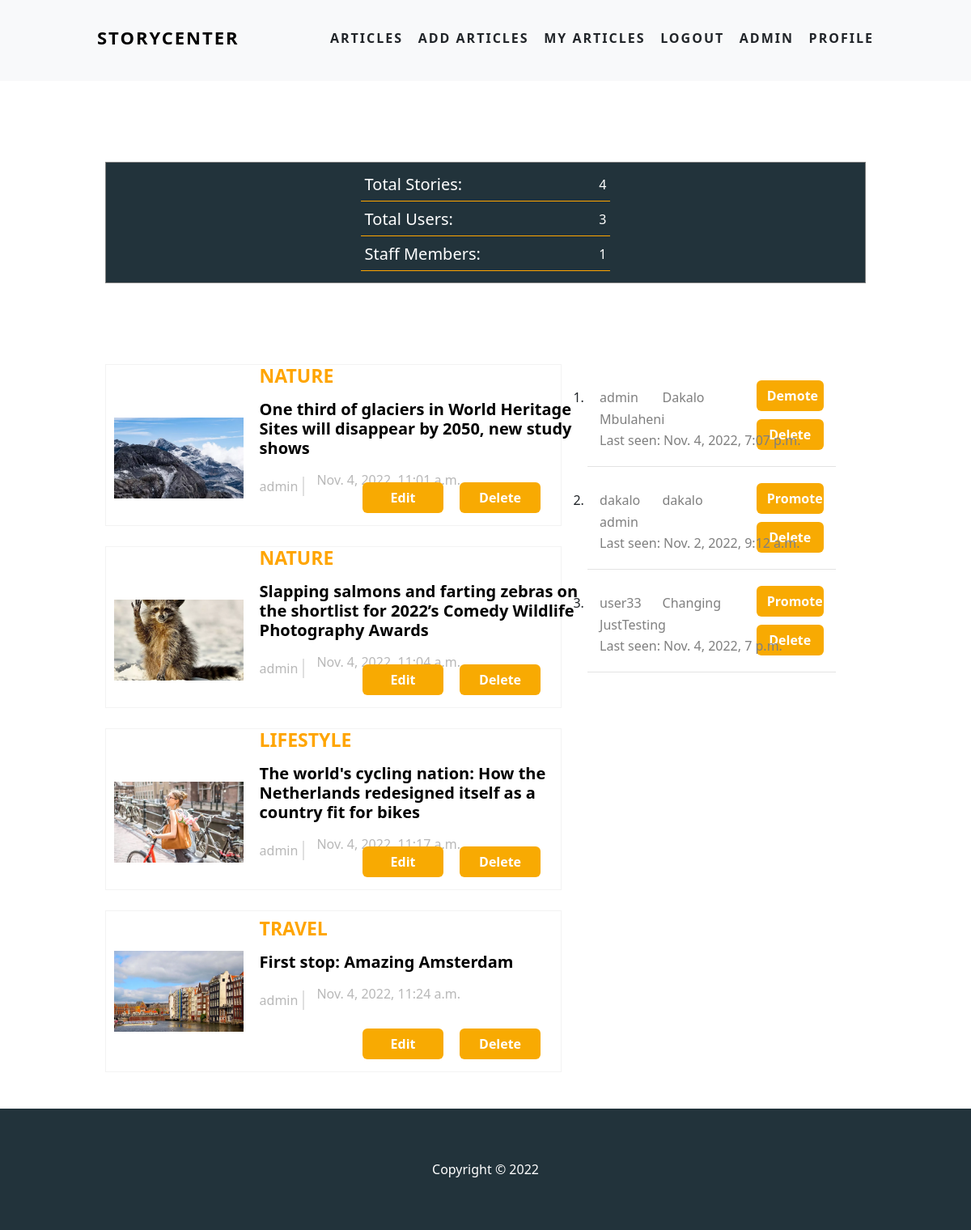
Screenshot of /management/admin_area/1 (signed in) with the database file from the repository.
### articles/models.py (models this page shows, shortened)
class Article(models.Model):
    CATEGOTY = (
        ('Sport', 'Sport'),
        ('Nature', 'Nature'),
        ('Travel', 'Travel'),
        ('Lifestyle', 'Lifestyle'),
        ('Other', 'Other'),
    )
    category = models.CharField(max_length=255, blank=False, null=False,choices=CATEGOTY)
    author =  models.ForeignKey(User,blank=False, null=False ,on_delete=models.CASCADE)
    date_time= models.DateTimeField(default=datetime.datetime.now)
    topic = models.CharField(max_length=100, blank=False, null=False)
    intro = models.CharField(max_length=255, blank=False, null=False)
    story = models.TextField(blank=False, null=False)
    story_image = models.ImageField(null=False, blank=False, upload_to='images/')

### management/views.py (the view)
# urls.py: path('admin_area/<user_id>', views.admin, name='admin'),
def admin(request, user_id):
    if request.user.is_authenticated:
        if request.user.is_staff:
            article_list = Article.objects.all()
            user_list = User.objects.all()
            superuser_list = []
            for user in user_list:
                if user.is_staff:
                    superuser_list.append(user)
                else:
                    continue
            article_paginator = Paginator(article_list, per_page=5)
            user_paginator = Paginator(user_list, per_page=8)
            user_page_number = request.GET.get('userpage',1)
            article_page_number = request.GET.get('articlepage',1)
            article_page_obj = article_paginator.get_page(article_page_number)
            user_page_obj = user_paginator.get_page(user_page_number)
            number_of_articles = article_list.count()
            number_of_authors = user_list.count()
            number_of_staff = len(superuser_list)
            context = {
                'user_page_number': int(user_page_number),
                'article_page_number': int(article_page_number),
                'article_paginator': article_paginator,
                'user_paginator': user_paginator,
                'article_list': article_page_obj.object_list,
                'user_list': user_page_obj.object_list,
                'superuser_list': superuser_list,
                'number_of_articles': number_of_articles,
                'number_of_authors': number_of_authors,
                'number_of_staff': number_of_staff,
            }
            return render(request,'management/admin.html', context)
        else:
            messages.success(request, "Error! You are not authorized to access this page")
            return redirect('home')
    else:
        messages.success(request, "Error! You must be logged in to access this page")
        return redirect('home')

### management/templates/management/admin.html (shortened to what this page needs)
{% extends 'articles/base.html' %}
{% load static %}
{% block head %}
<link rel="stylesheet" type="text/css" href="{% static 'css/my_articles.css' %}">
<link rel="stylesheet" type="text/css" href="{% static 'css/admin.css' %}">
{% endblock %}
{% block content %}
<div class="bottom-section">
    <div class="action-bar">
        <div class="admin-stats">
            <div class="stats-item">
                <h5>Total Stories: </h5>
                <span>{{number_of_articles}}</span>
            </div>
            <div class="stats-item">
                <h5>Total Users: </h5>
                <span>{{number_of_authors}}</span>
            </div>
            <div class="stats-item">
                <h5>Staff Members: </h5>
                <span>{{number_of_staff}}</span>
            </div>
        </div>
    </div>
    <div class="article-section">
        <div class="articles">
            {% for article in article_list %}
                <div class="article">
                    <div class="article-image">
                        <img class="article-image-image" src="{{article.story_image.url}}" alt="">
                    </div>
                    <div class="article-content">
                        <div class="article-header-details">
                            <h5 class="category">{{article.category}}</h5>
                            <h5 class="title"><a href="{% url 'article' article.id %}">{{article.topic}}</a></h5>
                            <div class="admin-stuff">
                                <p class="author-name">{{article.author}}</p>
                                <p>{{article.date_time}}</p>
                            </div>
                        </div>
                        <div class="article-footer">
                            <a class="btn btn-read-more" href="{% url 'edit_article' article.id %}">Edit</a>
                            <a class="btn btn-read-more" href="{% url 'delete_article' article.id %}">Delete</a>
                        </div>
                    </div>
                </div>
            {% endfor %}
        </div>
        <div class="information-tab">
            <div class="user">
               <ul>
                    {% for user in user_list%}
                    <li>
                        <div class="user-wrapper">
                            <div class="user-info">
                                <p>{{user.username}}</p>
                                <p>{{user.first_name}}</p>
                                <p>{{user.last_name}}</p>
                                <p class="last-seen">Last seen: {{user.last_login}}</p>
                            </div>
                            <div class="user-actions">
                                {% if user.is_staff %}
                                    <a class="btn btn-read-more" href="{% url 'demote' user.id %}">Demote</a>
                                {% else %}
                                    <a class="btn btn-read-more" href="{% url 'promote' user.id %}">Promote</a>
                                {% endif %}
                                <a class="btn btn-read-more" href="{% url 'delete_user' user.id %}">Delete</a>
                            </div>
                        </div>
                    </li>
                    {% endfor %}
               </ul>
            </div>
        </div>
    </div>
</div>
{% endblock %}

### static/css/style.css (style rules this page uses)
body { margin: 0; padding: 0; position:relative; padding-bottom: 150px; background-color:white; height:100%; }
.author-name { padding: 0; margin: 0; padding-right: 10px; }

### static/css/home.css (style rules this page uses)
.category { font-size: 30px; font-weight: 500; color: white; }
.btn-read-more { color: white; background-color: rgb(248, 170, 2); text-shadow: none; font-weight: 600; }
.bottom-section { width: 100%; padding: 20px 10%; padding-top: 0; }
.article-section { display: flex; }
.articles { width: 65%; }
.article { border: 1px solid rgb(243, 243, 243); background-color: white; position: relative; margin-bottom: 25px; }
.article-image { width: 100%; height: 400px }
.article-image-image { width: 100%; height: 100%; object-fit: cover; }
.article-content { padding: 50px 5%; }
.article-header-details { padding-bottom: 10px; border-bottom: 1px solid rgb(224, 224, 224); text-align: left; }
.article-header-details .category { text-transform: uppercase; color: orange; font-weight: 700; margin-bottom: 15px; font-size: 23px; }
.article-header-details .title { font-weight: 700; margin-bottom: 15px; }
.admin-stuff { width: 100%; display: flex; justify-content: start; align-items: center; font-weight: 500; color: rgb(184, 184, 184); }
.author-name { padding-right: 6px; margin-right: 15px; border-right: 2px solid rgb(224, 224, 224); }
.article-footer { position: absolute; bottom: 0; margin: 15px; }
.information-tab { width: 30%; margin: 0 auto; }
.action-bar { margin: 100px 0; border: 1px solid grey; height: 150px; display: flex; justify-content: space-between; align-items: center; padding: 0 3%; background-color: #22333B; color: white; }

### static/css/my_articles.css (style rules this page uses)
.article { display: grid; grid-template-columns: 160px 80%; padding: 0; height: 200px; align-items: center; }
.article-image { width: 160px; height: 100px; padding: 0 10px; }
.article-image-image { width: 160px; height:100%; object-fit: cover; }
.article-content { display: flex; justify-content: space-between; margin-bottom: 20px; padding:0 10px; margin: 0 0 0 20px; }
.article-footer { position: relative; display: flex; align-items: center; }
.article-footer a { margin: 0 5px; }
.article-header-details { border: none; }
.title a { text-decoration: none; color: black; }

### static/css/admin.css (style rules this page uses)
.articles { width:60%; position:relative; }
.information-tab { width:40%; }
.user { width:90%; align-items:center!important; }
.user ul { list-style-type: decimal; align-items: center; }
.user-wrapper { display: grid; grid-template-columns: 70% 30%; align-items: center; padding: 15px; border-bottom: 1px solid rgb(227, 227, 227); position: relative; }
.user-actions { display: flex; flex-direction: column; }
.user-actions a { margin: 5px 0; }
.user-info { display: grid; grid-template-columns: 40% 40%; align-items: center; }
.last-seen { position: absolute; bottom:0; padding-bottom: 10px; margin-top: 10px; display: block; }
.user-info p { line-height: .7; color: rgb(127, 127, 127); font-weight: 500; }
.article-content { display: flex; flex-direction: column; }
.article-header-details { margin-bottom: 50px; }
.article-footer { display: flex; align-items: center; position: absolute; bottom:0; right:0; }
.article-footer a { margin: 0 10px ; width: 100px; }
.admin-stats { width: 35%; margin: 0 auto; }
.stats-item { display: flex; justify-content: space-between; margin: 10px 0; border-bottom: solid 1px orange; padding: 0 5px; }

### rows the page displays
Article: story_image (picture), category "NATURE", topic "One third of glaciers in World Heritage Sites will disappear by 2050, new study shows", author "admin", date_time "Nov. 4, 2022, 11:01 a.m."
Article: story_image (picture), category "NATURE", topic "Slapping salmons and farting zebras on the shortlist for 2022’s Comedy Wildlife Photography Awards", author "admin", date_time "Nov. 4, 2022, 11:04 a.m."
Article: story_image (picture), category "LIFESTYLE", topic "The world's cycling nation: How the Netherlands redesigned itself as a country fit for bikes", author "admin", date_time "Nov. 4, 2022, 11:17 a.m."
Article: story_image (picture), category "TRAVEL", topic "First stop: Amazing Amsterdam", author "admin", date_time "Nov. 4, 2022, 11:24 a.m."

### other values shown
{{ number_of_articles }} "4"
{{ number_of_authors }} "3"
{{ number_of_staff }} "1"
{{ user.username }} "admin"
{{ user.first_name }} "Dakalo"
{{ user.last_name }} "Mbulaheni"
{{ user.last_login }} "Nov. 4, 2022, 7:07 p.m."
{{ user.username }} "dakalo"
{{ user.first_name }} "dakalo"
{{ user.last_name }} "admin"
{{ user.last_login }} "Nov. 2, 2022, 9:12 a.m."
{{ user.username }} "user33"
{{ user.first_name }} "Changing"
{{ user.last_name }} "JustTesting"
{{ user.last_login }} "Nov. 4, 2022, 7 p.m."
